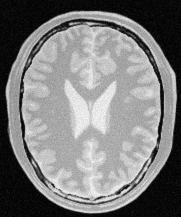
#> input picture BrainProtonDensitySlice9.png, 181 x 217 px
$ python Q02.py
#> lines starting #> are read from the running program, lines starting #| are printed output that depends on the picture
import cv2 as cv
import numpy as np
import matplotlib.pyplot as plt

# Create the transformation array
t1 = np.linspace(0, 0, 86).astype('uint8')
t2 = np.linspace(50, 50, 95).astype('uint8')
t3 = np.linspace(180, 180, 30).astype('uint8')
t4 = np.linspace(255, 255, 45).astype('uint8')

transform = np.concatenate((t1, t2), axis=0).astype('uint8')
transform = np.concatenate((transform, t3), axis=0).astype('uint8')
transform = np.concatenate((transform, t4), axis=0).astype('uint8')

# Create the transformation plot
fig, ax = plt.subplots()
ax.plot(transform)
ax.set_xlabel(r'Input, $f(\mathbf{x})$')
ax.set_ylabel('Output, $\mathrm{T}[f(\mathbf{x})]$')
ax.set_xlim(0, 255)
ax.set_ylim(0, 255)
ax.set_aspect('equal')
plt.savefig('transform.png')
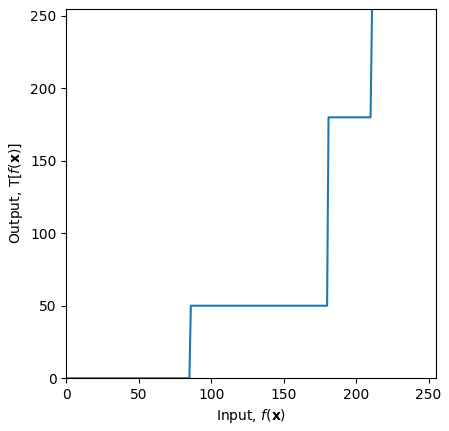
#> figure drawn by matplotlib, 1 panel; curve peaks at x = 211, y = 255
plt.show()

# Load the original image
img_orig = cv.imread(r'BrainProtonDensitySlice9.png', cv.IMREAD_GRAYSCALE)
#> img_orig is the input picture: shape (217, 181); min 0, max 251, mean 123.7

# Apply the transformation
image_transformed = cv.LUT(img_orig, transform)
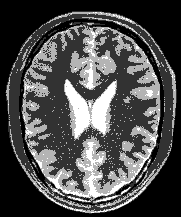
#> image_transformed: shape (217, 181); min 0, max 255, mean 77.3

# Apply median filtering
filtered_image = cv.medianBlur(image_transformed, 3)  # 3x3 neighborhood
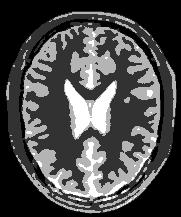
#> filtered_image: shape (217, 181); min 0, max 255, mean 75

# Create a figure with three subplots in a horizontal row
plt.figure(figsize=(15, 5))

# Original Image
plt.subplot(131)
plt.imshow(cv.cvtColor(img_orig, cv.COLOR_BGR2RGB), cmap='gray')
plt.title('Original Image')
plt.axis('off')

# Transformed Image
plt.subplot(132)
plt.imshow(image_transformed, cmap='gray')
plt.title('Transformed Image')
plt.axis('off')

# Filtered Image
plt.subplot(133)
plt.imshow(filtered_image, cmap='gray')
plt.title('Filtered Image')
plt.axis('off')

# Display the plot
plt.tight_layout()
plt.show()
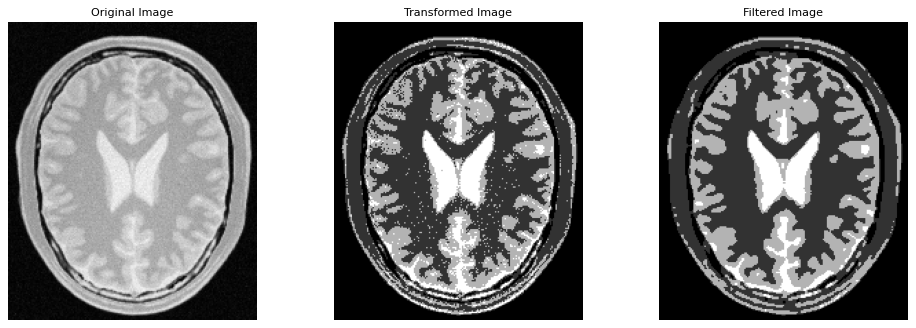
#> figure drawn by matplotlib, 3 panels

# Wait for a key press and then close the OpenCV window
cv.waitKey(0)
cv.destroyAllWindows()
